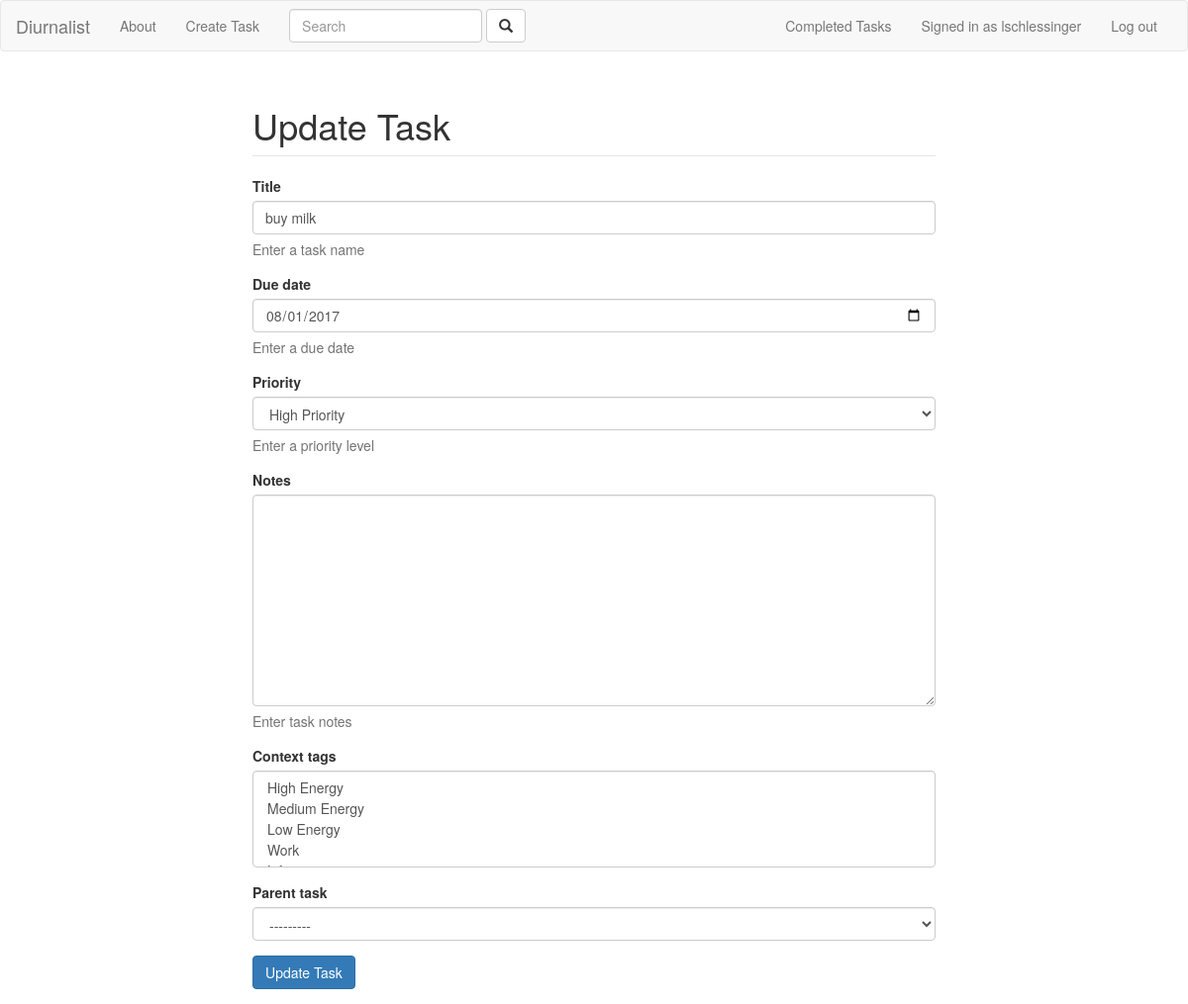
Screenshot of /tasks/task/8/update/ (signed in) with the database file from the repository.
### tasks/models.py (models this page shows, shortened)
class Task(models.Model):
    HIGH_PRIORITY = 'H'
    MEDIUM_PRIORITY = 'M'
    LOW_PRIORITY = 'L'
    PRIORITY_LEVELS = (
        (HIGH_PRIORITY, 'High Priority'),
        (MEDIUM_PRIORITY, 'Medium Priority'),
        (LOW_PRIORITY, 'Low Priority'),
    )
    title = models.CharField(max_length=200, help_text="Enter a task name")
    due_date = models.DateField(help_text="Enter a due date")
    position = models.PositiveIntegerField()
    priority = models.CharField(max_length=1, choices=PRIORITY_LEVELS, default=MEDIUM_PRIORITY,
                                help_text="Enter a priority level")
    created_by = models.ForeignKey(settings.AUTH_USER_MODEL)
    created_at = models.DateTimeField(auto_now_add=True)
    updated_at = models.DateTimeField(auto_now=True)
    done = models.BooleanField(default=False)
    notes = models.TextField(null=True, blank=True, help_text="Enter task notes")
    context_tags = models.ManyToManyField('ContextTag', null=True, blank=True)
    parent_task = models.ForeignKey("self", null=True, blank=True)
    done_at = models.DateTimeField(null=True, blank=True)
    class Meta:
        ordering = ["priority", "parent_task__id", "position"]

### tasks/views.py (the view)
# urls.py: url(r'^task/(?P<pk>\d+)/update/$', views.TaskUpdate.as_view(), name='task_update'),
class TaskUpdate(LoginRequiredMixin, UserOwnershipMixin, UpdateView):
    model = Task
    form_class = TaskForm
    def get_context_data(self, **kwargs):
        context = super(TaskUpdate, self).get_context_data(**kwargs)
        context['form_title'] = 'Update Task'
        context['submit_value'] = 'Update Task'
        return context

### tasks/views.py
class TaskForm(ModelForm):
    def __init__(self, *args, **kwargs):
        self.user = kwargs.pop('user', None)
        super(TaskForm, self).__init__(*args, **kwargs)
        for visible in self.visible_fields():
            visible.field.widget.attrs['class'] = 'form-control'
        if self.instance:
            self.fields['parent_task'].queryset = Task.objects.filter(created_by=self.user, parent_task=None,
                                                                      done=False)
    class Meta:
        model = Task
        fields = '__all__'
        exclude = ["position", "created_by", "done", "done_at"]
        widgets = {
            'due_date': DateTypeInput()
        }

### tasks/models.py (called while the page is built)
    def __str__(self):
        return '%s' % (self.name)

### tasks/views.py (called while the page is built)
    def test_func(self):
        owner = self.get_object().created_by
        return self.request.user == owner

### tasks/templates/tasks/task_form.html (shortened to what this page needs)
{% extends "base.html" %}
{% block content %}
    <div class="container">
        <form method="post">
            <fieldset>
                <legend><h1>{{ form_title }}</h1></legend>
                {% for field in form %}
                    {% if field.errors %}
                        <div class="form-group has-error">
                            <label for="{{ field.id_for_label }}" class="control-label">{{ field.label }}</label>
                            {{ field }}
                            <span id="errorHelpBlock" class="help-block">
                                {% for error in field.errors %}
                                    {{ error|escape }}
                                {% endfor %}
                            </span>
                        </div>
                    {% else %}
                        <div class="form-group">
                            <label for="{{ field.id_for_label }}" class="control-label">{{ field.label }}</label>
                            {{ field }}
                            {% if field.help_text %}
                                <span id="helpBlock" class="help-block">{{ field.help_text|safe }}</span>
                            {% endif %}
                        </div>
                    {% endif %}
                {% endfor %}
                <button type="submit" class="btn btn-primary">{{ submit_value }}</button>
            </fieldset>
        </form>
    </div>
{% endblock %}

### templates/base.html (shortened to what this page needs)
<!DOCTYPE html>
<html lang="en">
<head>
    <link rel="stylesheet" href="https://maxcdn.bootstrapcdn.com/bootstrap/3.3.7/css/bootstrap.min.css">
    {% load static %}
    <link rel="stylesheet" href="{% static 'css/main.css' %}" />
</head>
<body>
  {% block navbar %}
      <nav class="navbar navbar-default">
        <div class="container-fluid">
        <div class="navbar-header">
          <a class="navbar-brand" href="{% url 'main' %}">Diurnalist</a>
        </div>
        <div class="collapse navbar-collapse" id="bs-example-navbar-collapse-1">
          <ul class="nav navbar-nav">
            <li class="{% if active_item == 'about' %}active{% endif %}"><a href="{% url 'about' %}">About</a></li>
            {% if user.is_authenticated %}
                <li class="{% if active_item == 'create_task' %}active{% endif %}"><a href="{% url 'task_create' %}">Create Task</a></li>
                <li>
                    <form action="{% url 'task_search' %}" class="navbar-form navbar-left" role="search" method="get">
                        <div class="form-group">
                            <input name="query" id="id_query" type="text" class="form-control" placeholder="Search">
                        </div>
                        <button class="btn btn-default" type="submit">
                            <i class="glyphicon glyphicon-search"></i>
                        </button>
                    </form>
                </li>
            {% endif %}
          </ul>
          <ul class="nav navbar-nav navbar-right">
              {% if user.is_authenticated %}
                  <li class="{% if active_item == 'tasks_completed' %}active{% endif %}"><a href="{% url 'tasks_completed' %}">Completed Tasks</a></li>
                  <li><p class="navbar-text">Signed in as <a href="{% url 'profile_main_page' %}" class="navbar-link">{{ user.username }}</a></p></li>
                  <li><a href="{% url 'logout' %}">Log out</a></li>
              {% else %}
                  <li><a href="{% url 'login' %}">Log in</a></li>
                  <li><a href="{% url 'registration_register' %}">Create Account</a></li>
              {% endif %}
          </ul>
        </div>
        </div>
      </nav>
  {% endblock %}
  {% block content %}{% endblock %}
</body>
</html>

### tasks/static/css/main.css (style rules this page uses)
.container form { max-width: 730px; padding: 15px 20px; margin: 0 auto; }

### rows the page displays
Task: form "buy milk" "08/01/2017" "High Priority" "---------"

### other values shown
{{ user.username }} "lschlessinger"
{{ field.label }} "Title" "Due date" "Priority" "Notes" "Context tags" "Parent task"
{{ field.help_text|safe }} "Enter a task name" "Enter a due date" "Enter a priority level" "Enter task notes"
{{ submit_value }} "Update Task"
